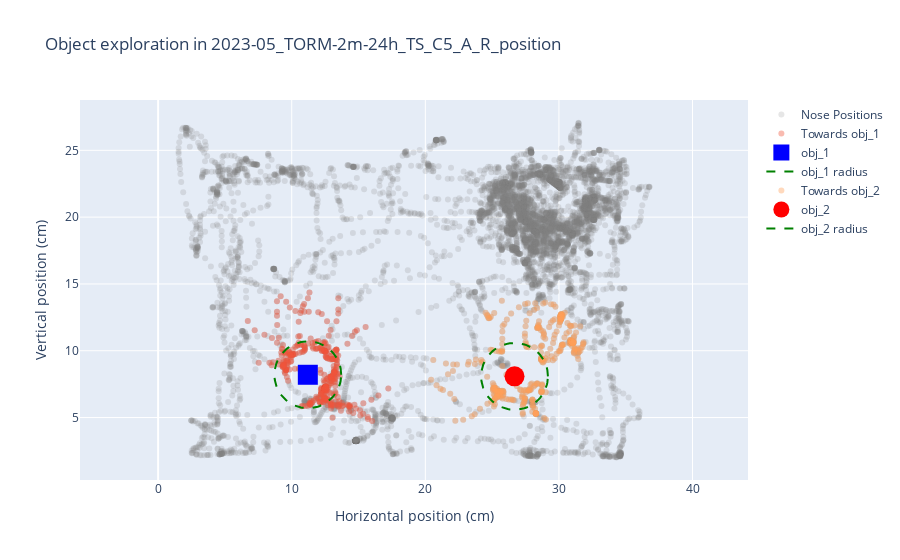

Here is the notebook cell this chart was saved with:
### Code cell
# Plot mouse exploration around multiple objects
rst.plot_position(example_path, objects = objects)
